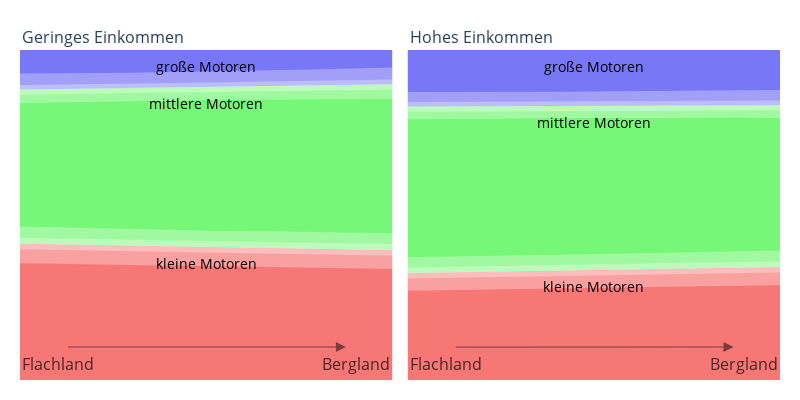

Here is the notebook cell this chart was saved with:
### Code cell
colors = ["rgba(255,237,160,.5)", "rgba(254,178,76,.5)", "rgba(240,59,32,.5)"]
colors = ["rgba(255,0,0,.5)", "rgba(0,255,0,.5)", "rgba(0,0,255,.5)"]
motors = ["low", "mid", "hi"]
annotations = ["kleine Motoren", "mittlere Motoren", "große Motoren"]
incomes = [-2.0, 2.0]
widths = [.95, .5]

fig = make_subplots(rows = 1, cols = 2,
                    horizontal_spacing = .02,
                    column_titles = ["Geringes Einkommen", "Hohes Einkommen"], )

for plotcolumn, income_scaled in zip([1,2], incomes):
    # filter to df for each panel:
    post_m1_thispanel = post_m1.loc[
        (post_m1.income_scaled == income_scaled)
    ]

    for color, motor, annotation in zip(colors, motors, annotations):
        # filter to df for each trace:
        post_m1_thistrace = post_m1_thispanel.loc[
            (post_m1.motor == motor) &
            (post_m1.width == .95) # arbitrary; need any 1 width to draw mean
        ]
        this_annotation_y = np.mean(post_m1_thistrace.ratio) - .05

        # the area trace:
        fig.add_trace(
            go.Scatter(
                x = post_m1_thistrace.m_rugged_scaled,
                y = post_m1_thistrace.ratio,
                mode = "lines",
                fill = "tonexty",
                line = dict(width = 0),
                fillcolor = color,
                showlegend = False,
            ), col = plotcolumn, row = 1 )
        
        # motorization label:
        fig.add_annotation(x = .0,
                           y = this_annotation_y,
                           text = annotation,
                           xref = "x",
                           xanchor = "center",
                           showarrow = False,
                           font = dict(color = "rgba(0,0,0,1)",
                                       size = 14),
                           row = 1, col = plotcolumn
                          )

    # arrow:
    fig.add_annotation(x = 1.5, xref = "x",
                       y = .1, yref = "y",
                       ax = -1.5, axref = "x"+str(plotcolumn),
                       ay = .1, ayref = "y",
                       text = "", arrowhead = 2, arrowcolor = "rgba(0,0,0,.5)", arrowsize = 2,
                       row = 1, col = plotcolumn
                      )
    
    # Bergland & Flachland:
    fig.add_annotation(x = 2, y = .05, showarrow = False,
                       text = "Bergland", xanchor = "right",
                       font = dict(color = "rgba(0,0,0,.7)", size = 16),
                       row = 1, col = plotcolumn
                      )
    fig.add_annotation(x = -2, y = .05, showarrow = False,
                       text = "Flachland", xanchor = "left",
                       font = dict(color = "rgba(0,0,0,.7)", size = 16),
                       row = 1, col = plotcolumn
                      )

    # depict uncertainty:
    for width in widths:
    
        for motor in ["low", "mid"]:

            post_m1_uncertainty = post_m1_thispanel.loc[(post_m1_thispanel.width == width) &
                                                        (post_m1_thispanel.motor == motor)]

            fig.add_trace(
                go.Scatter(
                    x = pd.concat([post_m1_uncertainty.m_rugged_scaled,
                                   post_m1_uncertainty.m_rugged_scaled[::-1]]),
                    y = pd.concat([post_m1_uncertainty.upper,
                                   post_m1_uncertainty.lower[::-1]]),
                    mode = "lines",
                    line = dict(width = 0),
                    fill = "toself",
                    fillcolor = "rgba(255,255,255,.3)",
                    showlegend = False
                ),
                row = 1, col = plotcolumn
            )

                  
    
fig.update_layout(height = 400,
                  width = 800,
                  xaxis = dict(tickvals = [],
                               zeroline = False,
                               gridcolor = "rgba(0,0,0,0)"
                              ),
                  xaxis2 = dict(tickvals = [],
                               zeroline = False,
                               gridcolor = "rgba(0,0,0,0)"
                              ),
                  yaxis = dict(tickvals = [],
                               range = [0,1],
                               zeroline = False,
                               gridcolor = "rgba(0,0,0,0)"
                              ),
                  yaxis2 = dict(tickvals = [],
                               range = [0,1],
                               zeroline = False,
                               gridcolor = "rgba(0,0,0,0)"
                              ),
                  margin = dict(t=50, r=20, b=20, l=20),
                  plot_bgcolor = "rgba(200,200,200,.3)",
                  paper_bgcolor = "rgba(0,0,0,0)",
                  xaxis_gridcolor = "rgba(0,0,0,0)",
                 )

fig.layout.annotations[0].xanchor = "left"
fig.layout.annotations[0].x = 0
fig.layout.annotations[1].xanchor = "left"
fig.layout.annotations[1].x = .51
    
fig.show()

### Figure 1 — Plotly figure (JSON) as saved in the notebook; plotly's stock layout.template omitted (floating-point values rounded to 4 significant figures)
{"data": [{"fill": "tonexty", "fillcolor": "rgba(255,0,0,.5)", "line": {"width": 0}, "mode": "lines", "showlegend": false, "type": "scatter", "x": [-2, -1.556, -1.111, -0.6667, -0.2222, 0.2222, 0.6667, 1.111, 1.556, 2], "xaxis": "x", "y": [0.4127, 0.4107, 0.4086, 0.4066, 0.4044, 0.4023, 0.4001, 0.398, 0.3958, 0.3936], "yaxis": "y"}, {"fill": "tonexty", "fillcolor": "rgba(0,255,0,.5)", "line": {"width": 0}, "mode": "lines", "showlegend": false, "type": "scatter", "x": [-2, -1.556, -1.111, -0.6667, -0.2222, 0.2222, 0.6667, 1.111, 1.556, 2], "xaxis": "x", "y": [0.8802, 0.882, 0.8838, 0.8856, 0.8874, 0.8892, 0.8908, 0.8926, 0.8942, 0.8959], "yaxis": "y"}, {"fill": "tonexty", "fillcolor": "rgba(0,0,255,.5)", "line": {"width": 0}, "mode": "lines", "showlegend": false, "type": "scatter", "x": [-2, -1.556, -1.111, -0.6667, -0.2222, 0.2222, 0.6667, 1.111, 1.556, 2], "xaxis": "x", "y": [1.0, 1, 1.0, 1.0, 1, 1.0, 1.0, 1, 1.0, 1], "yaxis": "y"}, {"fill": "toself", "fillcolor": "rgba(255,255,255,.3)", "line": {"width": 0}, "mode": "lines", "showlegend": false, "type": "scatter", "x": [-2, -1.556, -1.111, -0.6667, -0.2222, 0.2222, 0.6667, 1.111, 1.556, 2, 2, 1.556, 1.111, 0.6667, 0.2222, -0.2222, -0.6667, -1.111, -1.556, -2], "xaxis": "x", "y": [0.4654, 0.4623, 0.4595, 0.4565, 0.4543, 0.4519, 0.4509, 0.4488, 0.4466, 0.4448, 0.3361, 0.3377, 0.3407, 0.3428, 0.3448, 0.3454, 0.3476, 0.3503, 0.3517, 0.3535], "yaxis": "y"}, {"fill": "toself", "fillcolor": "rgba(255,255,255,.3)", "line": {"width": 0}, "mode": "lines", "showlegend": false, "type": "scatter", "x": [-2, -1.556, -1.111, -0.6667, -0.2222, 0.2222, 0.6667, 1.111, 1.556, 2, 2, 1.556, 1.111, 0.6667, 0.2222, -0.2222, -0.6667, -1.111, -1.556, -2], "xaxis": "x", "y": [0.9288, 0.9288, 0.9305, 0.9317, 0.9335, 0.9359, 0.9389, 0.9409, 0.944, 0.9473, 0.8515, 0.8512, 0.8504, 0.8494, 0.8489, 0.8471, 0.8457, 0.8439, 0.8417, 0.8393], "yaxis": "y"}, {"fill": "toself", "fillcolor": "rgba(255,255,255,.3)", "line": {"width": 0}, "mode": "lines", "showlegend": false, "type": "scatter", "x": [-2, -1.556, -1.111, -0.6667, -0.2222, 0.2222, 0.6667, 1.111, 1.556, 2, 2, 1.556, 1.111, 0.6667, 0.2222, -0.2222, -0.6667, -1.111, -1.556, -2], "xaxis": "x", "y": [0.4312, 0.4288, 0.4265, 0.4245, 0.4223, 0.4204, 0.4178, 0.4162, 0.4142, 0.4121, 0.3766, 0.3789, 0.3813, 0.3837, 0.3859, 0.3881, 0.3905, 0.3921, 0.3937, 0.3959], "yaxis": "y"}, {"fill": "toself", "fillcolor": "rgba(255,255,255,.3)", "line": {"width": 0}, "mode": "lines", "showlegend": false, "type": "scatter", "x": [-2, -1.556, -1.111, -0.6667, -0.2222, 0.2222, 0.6667, 1.111, 1.556, 2, 2, 1.556, 1.111, 0.6667, 0.2222, -0.2222, -0.6667, -1.111, -1.556, -2], "xaxis": "x", "y": [0.8939, 0.8952, 0.8969, 0.8985, 0.9002, 0.9019, 0.9043, 0.9066, 0.9088, 0.9109, 0.8794, 0.8781, 0.8768, 0.8755, 0.874, 0.8724, 0.8706, 0.8689, 0.8668, 0.8645], "yaxis": "y"}, {"fill": "tonexty", "fillcolor": "rgba(255,0,0,.5)", "line": {"width": 0}, "mode": "lines", "showlegend": false, "type": "scatter", "x": [-2, -1.556, -1.111, -0.6667, -0.2222, 0.2222, 0.6667, 1.111, 1.556, 2], "xaxis": "x2", "y": [0.3239, 0.3259, 0.3279, 0.33, 0.332, 0.334, 0.336, 0.3381, 0.3402, 0.3423], "yaxis": "y2"}, {"fill": "tonexty", "fillcolor": "rgba(0,255,0,.5)", "line": {"width": 0}, "mode": "lines", "showlegend": false, "type": "scatter", "x": [-2, -1.556, -1.111, -0.6667, -0.2222, 0.2222, 0.6667, 1.111, 1.556, 2], "xaxis": "x2", "y": [0.8289, 0.8293, 0.8298, 0.8302, 0.8307, 0.8311, 0.8316, 0.832, 0.8325, 0.8329], "yaxis": "y2"}, {"fill": "tonexty", "fillcolor": "rgba(0,0,255,.5)", "line": {"width": 0}, "mode": "lines", "showlegend": false, "type": "scatter", "x": [-2, -1.556, -1.111, -0.6667, -0.2222, 0.2222, 0.6667, 1.111, 1.556, 2], "xaxis": "x2", "y": [1, 1, 1, 1, 1, 1, 1, 1.0, 1, 1], "yaxis": "y2"}, {"fill": "toself", "fillcolor": "rgba(255,255,255,.3)", "line": {"width": 0}, "mode": "lines", "showlegend": false, "type": "scatter", "x": [-2, -1.556, -1.111, -0.6667, -0.2222, 0.2222, 0.6667, 1.111, 1.556, 2, 2, 1.556, 1.111, 0.6667, 0.2222, -0.2222, -0.6667, -1.111, -1.556, -2], "xaxis": "x2", "y": [0.3718, 0.3738, 0.3755, 0.3776, 0.3804, 0.3824, 0.3847, 0.3871, 0.39, 0.3922, 0.2872, 0.2863, 0.2841, 0.2817, 0.2801, 0.2781, 0.2766, 0.2751, 0.2733, 0.2707], "yaxis": "y2"}, {"fill": "toself", "fillcolor": "rgba(255,255,255,.3)", "line": {"width": 0}, "mode": "lines", "showlegend": false, "type": "scatter", "x": [-2, -1.556, -1.111, -0.6667, -0.2222, 0.2222, 0.6667, 1.111, 1.556, 2, 2, 1.556, 1.111, 0.6667, 0.2222, -0.2222, -0.6667, -1.111, -1.556, -2], "xaxis": "x2", "y": [0.8726, 0.8723, 0.8726, 0.8732, 0.8735, 0.8751, 0.8754, 0.8764, 0.8784, 0.879, 0.7937, 0.7945, 0.7946, 0.7942, 0.794, 0.7933, 0.7933, 0.792, 0.7913, 0.7898], "yaxis": "y2"}, {"fill": "toself", "fillcolor": "rgba(255,255,255,.3)", "line": {"width": 0}, "mode": "lines", "showlegend": false, "type": "scatter", "x": [-2, -1.556, -1.111, -0.6667, -0.2222, 0.2222, 0.6667, 1.111, 1.556, 2, 2, 1.556, 1.111, 0.6667, 0.2222, -0.2222, -0.6667, -1.111, -1.556, -2], "xaxis": "x2", "y": [0.3409, 0.343, 0.345, 0.3471, 0.3491, 0.3512, 0.353, 0.3554, 0.3577, 0.3601, 0.3258, 0.324, 0.3221, 0.3203, 0.3183, 0.3161, 0.3143, 0.3118, 0.3096, 0.3076], "yaxis": "y2"}, {"fill": "toself", "fillcolor": "rgba(255,255,255,.3)", "line": {"width": 0}, "mode": "lines", "showlegend": false, "type": "scatter", "x": [-2, -1.556, -1.111, -0.6667, -0.2222, 0.2222, 0.6667, 1.111, 1.556, 2, 2, 1.556, 1.111, 0.6667, 0.2222, -0.2222, -0.6667, -1.111, -1.556, -2], "xaxis": "x2", "y": [0.8425, 0.843, 0.8432, 0.8439, 0.8441, 0.8446, 0.845, 0.8453, 0.8464, 0.847, 0.8172, 0.817, 0.8168, 0.8166, 0.8161, 0.8159, 0.8155, 0.8148, 0.8143, 0.8132], "yaxis": "y2"}], "layout": {"annotations": [{"font": {"size": 16}, "showarrow": false, "text": "Geringes Einkommen", "x": 0, "xanchor": "left", "xref": "paper", "y": 1, "yanchor": "bottom", "yref": "paper"}, {"font": {"size": 16}, "showarrow": false, "text": "Hohes Einkommen", "x": 0.51, "xanchor": "left", "xref": "paper", "y": 1, "yanchor": "bottom", "yref": "paper"}, {"font": {"color": "rgba(0, 0, 0, 1)", "size": 14}, "showarrow": false, "text": "kleine Motoren", "x": 0, "xanchor": "center", "xref": "x", "y": 0.3533, "yref": "y"}, {"font": {"color": "rgba(0, 0, 0, 1)", "size": 14}, "showarrow": false, "text": "mittlere Motoren", "x": 0, "xanchor": "center", "xref": "x", "y": 0.8382, "yref": "y"}, {"font": {"color": "rgba(0, 0, 0, 1)", "size": 14}, "showarrow": false, "text": "große Motoren", "x": 0, "xanchor": "center", "xref": "x", "y": 0.95, "yref": "y"}, {"arrowcolor": "rgba(0, 0, 0, 0.5)", "arrowhead": 2, "arrowsize": 2, "ax": -1.5, "axref": "x", "ay": 0.1, "ayref": "y", "text": "", "x": 1.5, "xref": "x", "y": 0.1, "yref": "y"}, {"font": {"color": "rgba(0, 0, 0, 0.7)", "size": 16}, "showarrow": false, "text": "Bergland", "x": 2, "xanchor": "right", "xref": "x", "y": 0.05, "yref": "y"}, {"font": {"color": "rgba(0, 0, 0, 0.7)", "size": 16}, "showarrow": false, "text": "Flachland", "x": -2, "xanchor": "left", "xref": "x", "y": 0.05, "yref": "y"}, {"font": {"color": "rgba(0, 0, 0, 1)", "size": 14}, "showarrow": false, "text": "kleine Motoren", "x": 0, "xanchor": "center", "xref": "x2", "y": 0.283, "yref": "y2"}, {"font": {"color": "rgba(0, 0, 0, 1)", "size": 14}, "showarrow": false, "text": "mittlere Motoren", "x": 0, "xanchor": "center", "xref": "x2", "y": 0.7809, "yref": "y2"}, {"font": {"color": "rgba(0, 0, 0, 1)", "size": 14}, "showarrow": false, "text": "große Motoren", "x": 0, "xanchor": "center", "xref": "x2", "y": 0.95, "yref": "y2"}, {"arrowcolor": "rgba(0, 0, 0, 0.5)", "arrowhead": 2, "arrowsize": 2, "ax": -1.5, "axref": "x2", "ay": 0.1, "ayref": "y", "text": "", "x": 1.5, "xref": "x2", "y": 0.1, "yref": "y2"}, {"font": {"color": "rgba(0, 0, 0, 0.7)", "size": 16}, "showarrow": false, "text": "Bergland", "x": 2, "xanchor": "right", "xref": "x2", "y": 0.05, "yref": "y2"}, {"font": {"color": "rgba(0, 0, 0, 0.7)", "size": 16}, "showarrow": false, "text": "Flachland", "x": -2, "xanchor": "left", "xref": "x2", "y": 0.05, "yref": "y2"}], "height": 400, "margin": {"b": 20, "l": 20, "r": 20, "t": 50}, "paper_bgcolor": "rgba(0, 0, 0, 0)", "plot_bgcolor": "rgba(200,200,200,.3)", "width": 800, "xaxis": {"anchor": "y", "autorange": true, "domain": [0, 0.49], "gridcolor": "rgba(0, 0, 0, 0)", "range": [-2, 2], "tickvals": [], "type": "linear", "zeroline": false}, "xaxis2": {"anchor": "y2", "autorange": true, "domain": [0.51, 1], "gridcolor": "rgba(0, 0, 0, 0)", "range": [-2, 2], "tickvals": [], "type": "linear", "zeroline": false}, "yaxis": {"anchor": "x", "domain": [0, 1], "gridcolor": "rgba(0, 0, 0, 0)", "range": [0, 1], "tickvals": [], "type": "linear", "zeroline": false}, "yaxis2": {"anchor": "x2", "domain": [0, 1], "gridcolor": "rgba(0, 0, 0, 0)", "range": [0, 1], "tickvals": [], "type": "linear", "zeroline": false}}}
